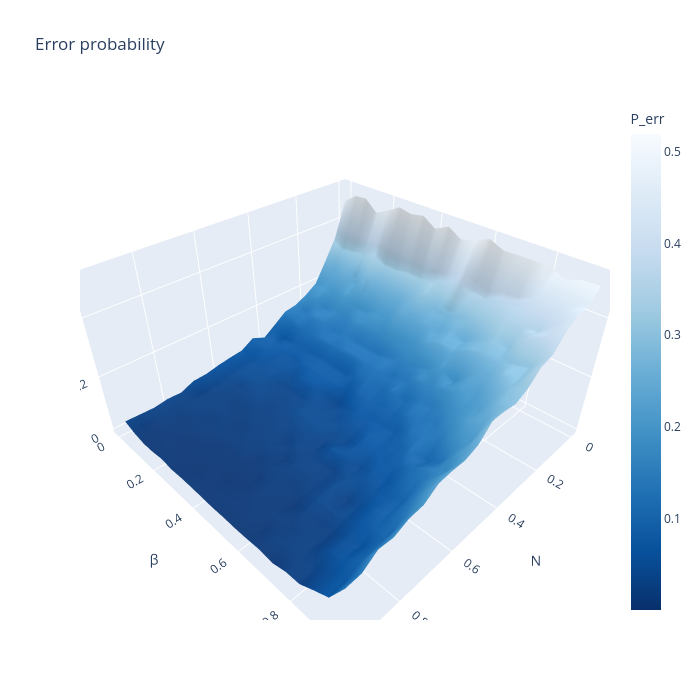

Notebook source saved alongside this figure:
### Code cell
N_mesh, beta_mesh = np.meshgrid(N_grid, beta_grid, indexing='ij')
fig = go.Figure(data=[go.Surface(x=N_mesh, y=beta_mesh, z=p_err, colorscale="Blues_r", colorbar=dict(title="P_err"))])
fig.update_layout(title="Error probability", scene=dict(xaxis_title="N", yaxis_title="β", zaxis_title="P_err"), width=700, height=700)
fig.show()

### Figure 1 — Plotly figure (JSON) as saved in the notebook; plotly's stock layout.template omitted (floating-point values rounded to 4 significant figures; data arrays with more than 128 entries replaced by an {"elided": "..."} marker saying what was removed)
{"data": [{"colorbar": {"title": {"text": "P_err"}}, "colorscale": [[0, "rgb(8,48,107)"], [0.125, "rgb(8,81,156)"], [0.25, "rgb(33,113,181)"], [0.375, "rgb(66,146,198)"], [0.5, "rgb(107,174,214)"], [0.625, "rgb(158,202,225)"], [0.75, "rgb(198,219,239)"], [0.875, "rgb(222,235,247)"], [1, "rgb(247,251,255)"]], "type": "surface", "x": {"elided": "20x20 float values"}, "y": {"elided": "20x20 float values"}, "z": {"elided": "20x20 float values"}}], "layout": {"height": 700, "scene": {"xaxis": {"title": {"text": "N"}}, "yaxis": {"title": {"text": "β"}}, "zaxis": {"title": {"text": "P_err"}}}, "title": {"text": "Error probability"}, "width": 700}}
